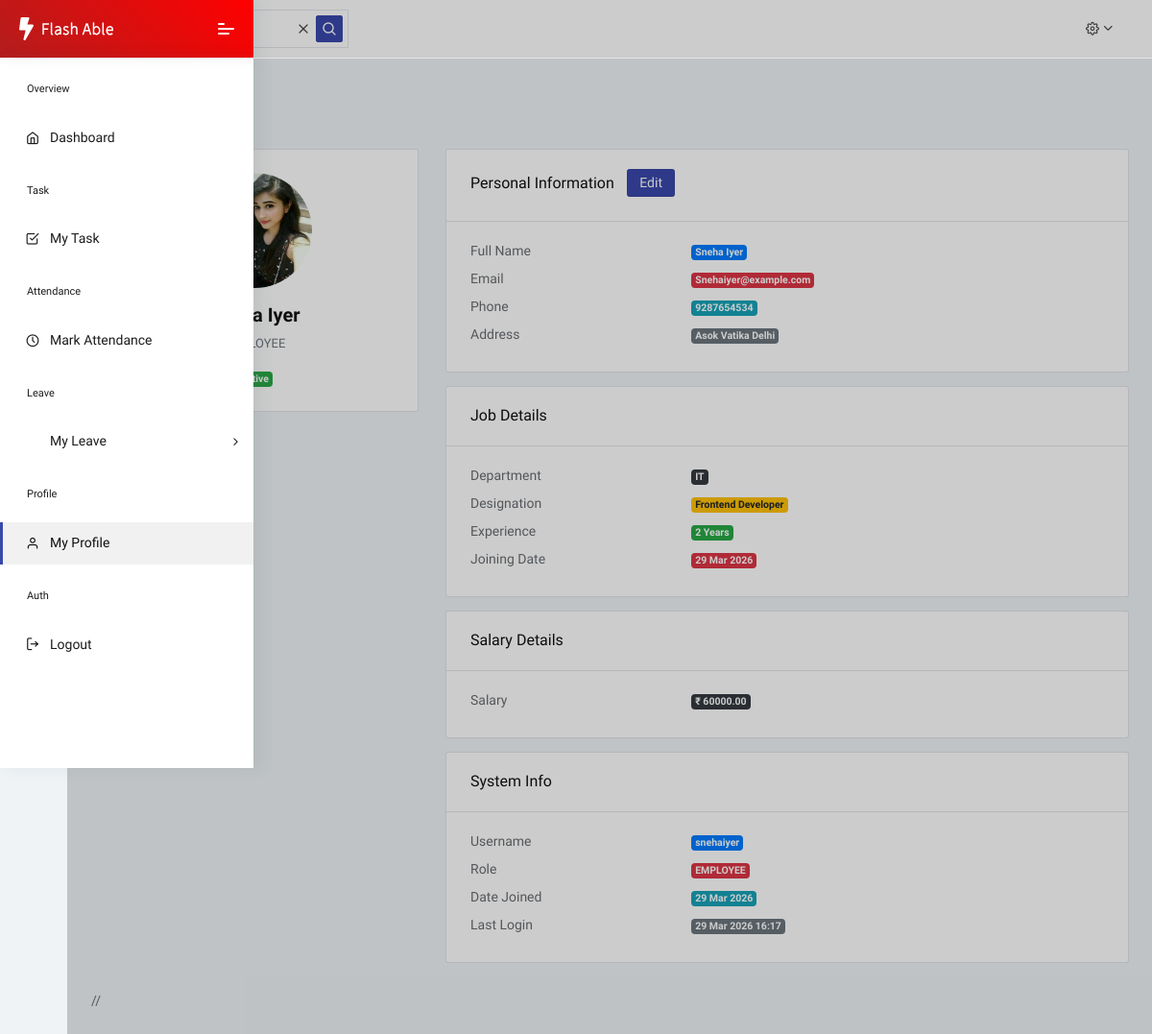
Page /employee_profile/ (signed in) on the earlier database version.
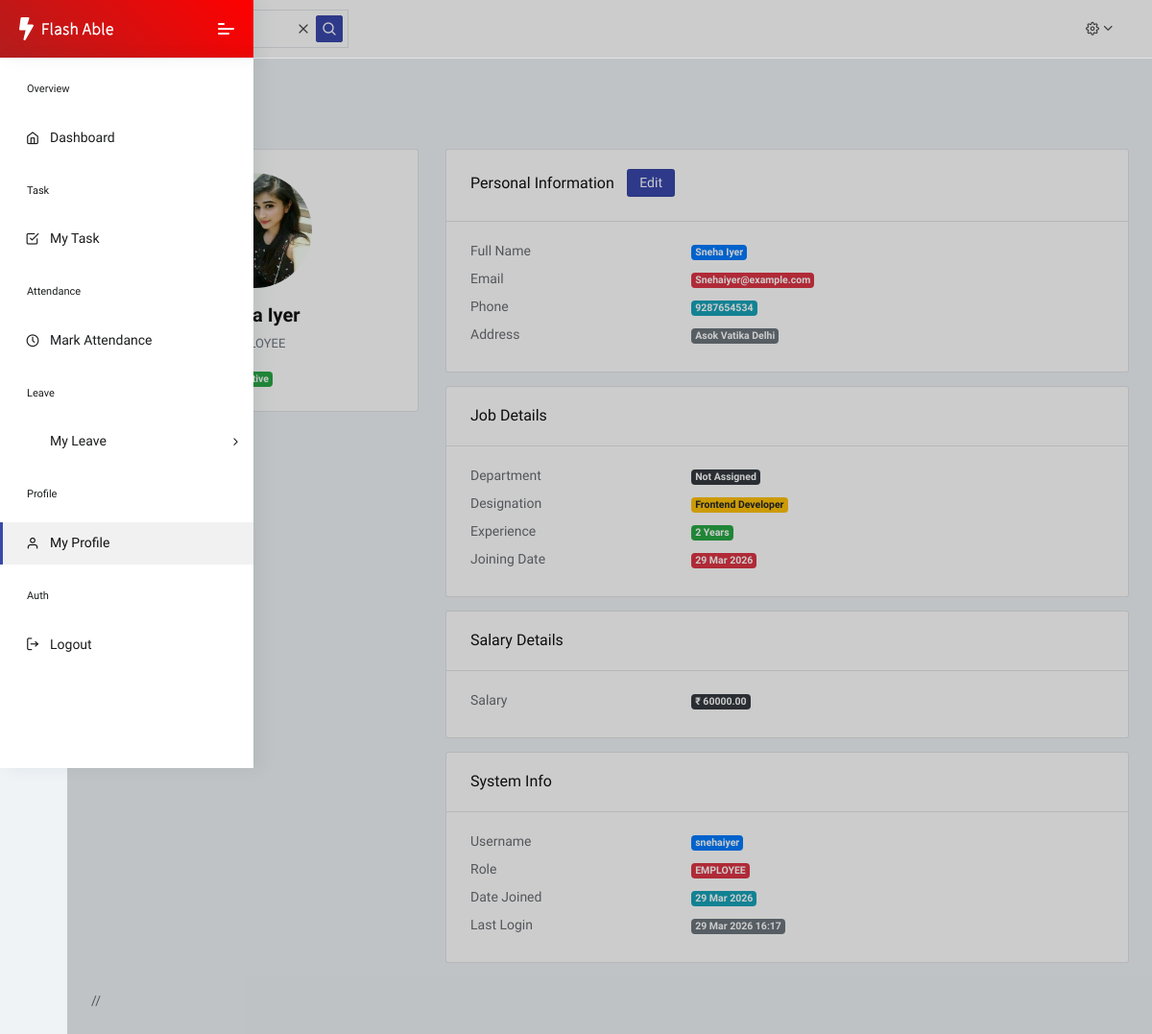
Same page on the later database version.
### core/models.py (models this page shows, shortened)
class EmployeeProfile(models.Model):
    user = models.OneToOneField(User, on_delete=models.CASCADE)
    department = models.ForeignKey(
        Department,
        on_delete=models.SET_NULL,
        null=True,
        blank=True
    )
    designation = models.CharField(max_length=100)
    salary = models.DecimalField(max_digits=10, decimal_places=2)
    join_date = models.DateField(auto_now_add=True)
    experience = models.PositiveIntegerField(
        help_text="Years of experience",
        null=True,
        blank=True
    )

class Department(models.Model):
    name = models.CharField(max_length=100)
    description = models.TextField(blank=True)

### core/views.py (the view)
# urls.py: path('employee_profile/', views.employee_profile, name='employee-profile'),
@login_required
def employee_profile(request):
    user = request.user
    if user.role != "EMPLOYEE":
        messages.success(request,"Profile Added Successfully")
        return redirect('admin-dashboard')
    profile = EmployeeProfile.objects.filter(user=user).first()
    context = {
        'user' : user,
        'profile' : profile
    }
    return render(request,'profile/Employee_profile.html',context)

### core/templates/profile/Employee_profile.html (shortened to what the changed rows need)
{% extends 'dashboard/Employee_Dashboard.html' %}
{% load static %}
{% block mein %}
 <div class="pcoded-main-container">
    <div class="pcoded-wrapper">
        <div class="pcoded-content">
            <div class="pcoded-inner-content">
                <div class="main-body">
                    <div class="page-wrapper">
                            <div class="row">
                                <div class="col-md-8">
                                    <div class="card mb-3">
                                      <div class="card-body">
                                        <div class="row mb-2">
                                          <div class="col-sm-8">
                                            <span class="badge badge-dark">
                                            {{ profile.department.name|default:"Not Assigned" }}
                                            </span>
                                          </div>
                                        </div>
                                        <div class="row mb-2">
                                          <div class="col-sm-8">
                                            <span class="badge badge-warning">
                                            {{ profile.designation|default:"-" }}
                                            </span>
                                          </div>
                                        </div>
                                        <div class="row mb-2">
                                          <div class="col-sm-8">
                                            <span class="badge badge-success">
                                            {{ profile.experience|default:"0" }} Years
                                            </span>
                                          </div>
                                        </div>
                                        <div class="row mb-2">
                                          <div class="col-sm-8">
                                            <span class="badge badge-danger">
                                            {{ profile.join_date|date:"d M Y" }}
                                            </span>
                                          </div>
                                        </div>
                                      </div>
                                    </div>
                                    <div class="card mb-3">
                                      <div class="card-body">
                                        <div class="row mb-2">
                                          <div class="col-sm-8">
                                            <span class="badge badge-dark">
                                            ₹ {{ profile.salary|default:"0" }}
                                            </span>
                                          </div>
                                        </div>
                                      </div>
                                    </div>
                                  </div>
                            </div>//
                    </div>
                </div>
            </div>
        </div>
    </div>
</div>
{% endblock %}

Differences in the rows shown:
changed EmployeeProfile "Frontend Developer": department.name "IT" → "Not Assigned"
